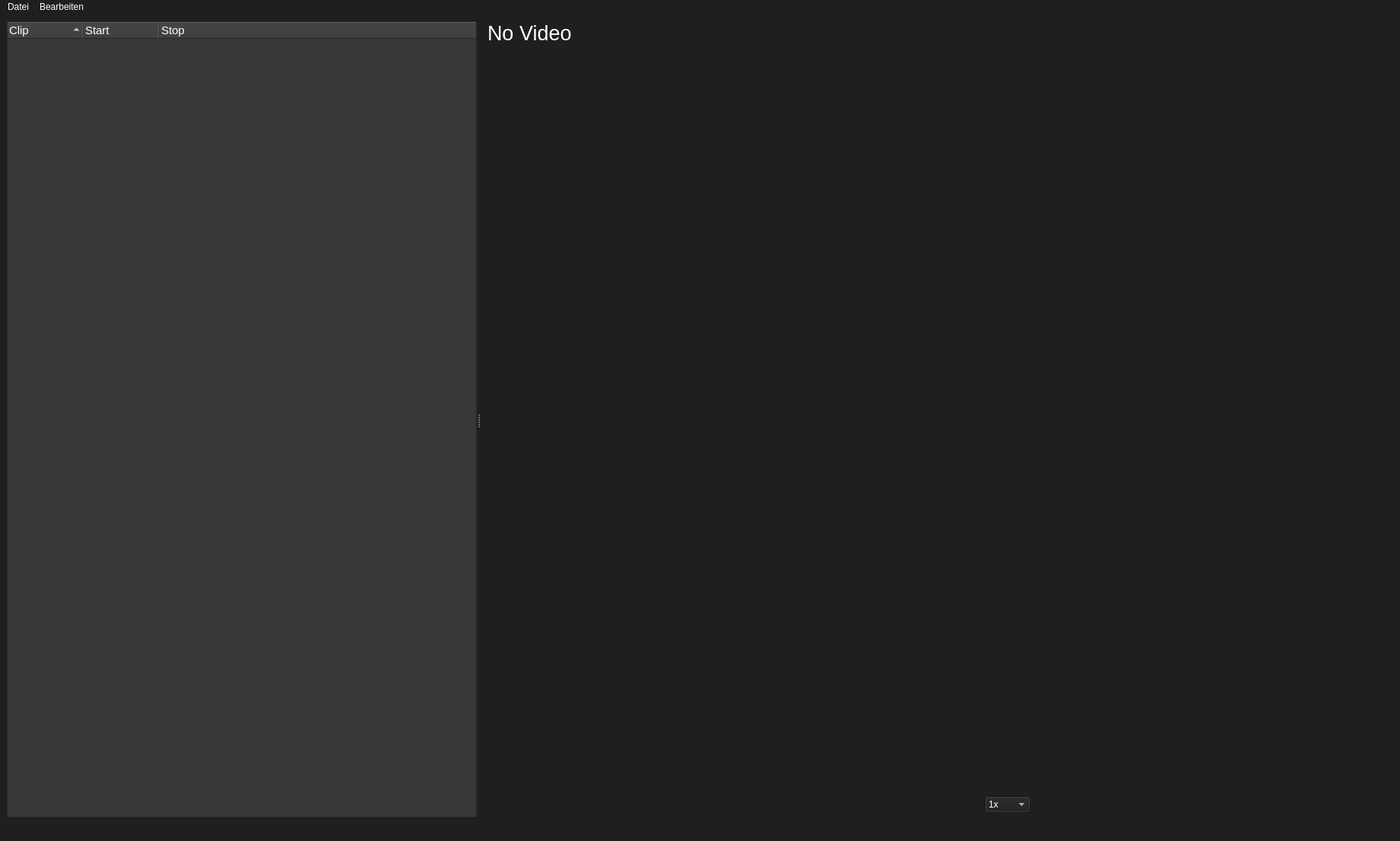
<?xml version="1.0" encoding="UTF-8"?>
<ui version="4.0">
 <class>MainWindow</class>
 <widget class="QMainWindow" name="MainWindow">
  <property name="geometry">
   <rect>
    <x>0</x>
    <y>0</y>
    <width>1841</width>
    <height>1106</height>
   </rect>
  </property>
  <property name="acceptDrops">
   <bool>true</bool>
  </property>
  <property name="windowTitle">
   <string>Video Analyse</string>
  </property>
  <property name="styleSheet">
   <string notr="true">background-color: rgb(31, 31, 31);
color: rgb(255, 255, 255);
font: &quot;SF Pro&quot;;
</string>
  </property>
  <property name="unifiedTitleAndToolBarOnMac">
   <bool>false</bool>
  </property>
  <widget class="QWidget" name="centralwidget">
   <property name="enabled">
    <bool>true</bool>
   </property>
   <property name="mouseTracking">
    <bool>true</bool>
   </property>
   <property name="styleSheet">
    <string notr="true">QPushButton{
border: none;
}</string>
   </property>
   <layout class="QHBoxLayout" name="horizontalLayout">
    <item>
     <widget class="QSplitter" name="splitter">
      <property name="styleSheet">
       <string notr="true">border-color: rgb(0, 0, 0);</string>
      </property>
      <property name="orientation">
       <enum>Qt::Horizontal</enum>
      </property>
      <widget class="TreeWidget" name="treeWidget">
       <property name="sizePolicy">
        <sizepolicy hsizetype="Preferred" vsizetype="Preferred">
         <horstretch>0</horstretch>
         <verstretch>0</verstretch>
        </sizepolicy>
       </property>
       <property name="acceptDrops">
        <bool>true</bool>
       </property>
       <property name="styleSheet">
        <string notr="true">background-color: rgb(55, 55, 55);
gridline-color: rgb(255, 126, 227);
color: rgb(255, 255, 255);
border-color: rgb(40, 40, 40);
font: 15px;
</string>
       </property>
       <property name="frameShape">
        <enum>QFrame::StyledPanel</enum>
       </property>
       <property name="frameShadow">
        <enum>QFrame::Sunken</enum>
       </property>
       <property name="lineWidth">
        <number>4</number>
       </property>
       <property name="midLineWidth">
        <number>1</number>
       </property>
       <property name="sizeAdjustPolicy">
        <enum>QAbstractScrollArea::AdjustIgnored</enum>
       </property>
       <property name="selectionMode">
        <enum>QAbstractItemView::ExtendedSelection</enum>
       </property>
       <property name="sortingEnabled">
        <bool>true</bool>
       </property>
       <attribute name="headerVisible">
        <bool>true</bool>
       </attribute>
       <attribute name="headerCascadingSectionResizes">
        <bool>false</bool>
       </attribute>
       <attribute name="headerHighlightSections">
        <bool>false</bool>
       </attribute>
       <column>
        <property name="text">
         <string>Clip</string>
        </property>
       </column>
       <column>
        <property name="text">
         <string>Start</string>
        </property>
       </column>
       <column>
        <property name="text">
         <string>Stop</string>
        </property>
       </column>
      </widget>
      <widget class="QWidget" name="verticalLayoutWidget">
       <layout class="QVBoxLayout" name="verticalLayout">
        <item>
         <widget class="QLabel" name="titleLabel">
          <property name="font">
           <font>
            <pointsize>20</pointsize>
            <weight>50</weight>
            <italic>false</italic>
            <bold>false</bold>
           </font>
          </property>
          <property name="text">
           <string>No Video</string>
          </property>
          <property name="indent">
           <number>10</number>
          </property>
         </widget>
        </item>
        <item>
         <widget class="VideoWidget" name="videoWidget" native="true">
          <property name="sizePolicy">
           <sizepolicy hsizetype="Expanding" vsizetype="Expanding">
            <horstretch>0</horstretch>
            <verstretch>0</verstretch>
           </sizepolicy>
          </property>
          <property name="acceptDrops">
           <bool>true</bool>
          </property>
         </widget>
        </item>
        <item>
         <layout class="QHBoxLayout" name="horizontalLayout_2">
          <item>
           <widget class="QPushButton" name="soundButton">
            <property name="styleSheet">
             <string notr="true">padding: 5px</string>
            </property>
            <property name="text">
             <string/>
            </property>
            <property name="icon">
             <iconset resource="resources.qrc">
              <normaloff>:/icons/speaker.wave.3.fill.on.png</normaloff>
              <normalon>:/icons/speaker.wave.3.fill.png</normalon>:/icons/speaker.wave.3.fill.on.png</iconset>
            </property>
            <property name="iconSize">
             <size>
              <width>32</width>
              <height>32</height>
             </size>
            </property>
            <property name="shortcut">
             <string>M</string>
            </property>
            <property name="checkable">
             <bool>true</bool>
            </property>
            <property name="checked">
             <bool>false</bool>
            </property>
            <property name="autoDefault">
             <bool>false</bool>
            </property>
            <property name="default">
             <bool>false</bool>
            </property>
            <property name="flat">
             <bool>false</bool>
            </property>
           </widget>
          </item>
          <item>
           <spacer name="horizontalSpacer_2">
            <property name="orientation">
             <enum>Qt::Horizontal</enum>
            </property>
            <property name="sizeHint" stdset="0">
             <size>
              <width>40</width>
              <height>20</height>
             </size>
            </property>
           </spacer>
          </item>
          <item>
           <widget class="QPushButton" name="backwardButton">
            <property name="styleSheet">
             <string notr="true">padding-left: 100px</string>
            </property>
            <property name="text">
             <string/>
            </property>
            <property name="icon">
             <iconset resource="resources.qrc">
              <normaloff>:/icons/backward.fill.png</normaloff>:/icons/backward.fill.png</iconset>
            </property>
            <property name="iconSize">
             <size>
              <width>32</width>
              <height>16</height>
             </size>
            </property>
            <property name="shortcut">
             <string>Ctrl+Left</string>
            </property>
            <property name="flat">
             <bool>true</bool>
            </property>
           </widget>
          </item>
          <item>
           <widget class="QPushButton" name="playPauseButton">
            <property name="font">
             <font>
              <family>SF Pro Rounded</family>
              <weight>50</weight>
              <italic>false</italic>
              <bold>false</bold>
             </font>
            </property>
            <property name="autoFillBackground">
             <bool>false</bool>
            </property>
            <property name="text">
             <string/>
            </property>
            <property name="icon">
             <iconset resource="resources.qrc">
              <normaloff>:/icons/custom.play.fill.png</normaloff>
              <normalon>:/icons/pause.fill.png</normalon>:/icons/custom.play.fill.png</iconset>
            </property>
            <property name="iconSize">
             <size>
              <width>25</width>
              <height>25</height>
             </size>
            </property>
            <property name="shortcut">
             <string>Space</string>
            </property>
            <property name="checkable">
             <bool>true</bool>
            </property>
            <property name="checked">
             <bool>false</bool>
            </property>
            <property name="flat">
             <bool>true</bool>
            </property>
           </widget>
          </item>
          <item>
           <widget class="QPushButton" name="forwardButton">
            <property name="styleSheet">
             <string notr="true"/>
            </property>
            <property name="text">
             <string/>
            </property>
            <property name="icon">
             <iconset resource="resources.qrc">
              <normaloff>:/icons/forward.fill.png</normaloff>:/icons/forward.fill.png</iconset>
            </property>
            <property name="iconSize">
             <size>
              <width>32</width>
              <height>16</height>
             </size>
            </property>
            <property name="shortcut">
             <string>Ctrl+Right</string>
            </property>
            <property name="flat">
             <bool>true</bool>
            </property>
           </widget>
          </item>
          <item>
           <widget class="QLabel" name="label">
            <property name="text">
             <string/>
            </property>
            <property name="pixmap">
             <pixmap>../../.designer/backup/icons/gauge.open.with.lines.needle.33percent.svg</pixmap>
            </property>
           </widget>
          </item>
          <item>
           <widget class="QComboBox" name="speedBox">
            <property name="currentIndex">
             <number>2</number>
            </property>
            <property name="sizeAdjustPolicy">
             <enum>QComboBox::AdjustToContentsOnFirstShow</enum>
            </property>
            <property name="iconSize">
             <size>
              <width>16</width>
              <height>16</height>
             </size>
            </property>
            <property name="frame">
             <bool>true</bool>
            </property>
            <item>
             <property name="text">
              <string>0.25x</string>
             </property>
            </item>
            <item>
             <property name="text">
              <string>0.5x</string>
             </property>
            </item>
            <item>
             <property name="text">
              <string>1x</string>
             </property>
            </item>
            <item>
             <property name="text">
              <string>2x</string>
             </property>
            </item>
           </widget>
          </item>
          <item>
           <spacer name="horizontalSpacer">
            <property name="orientation">
             <enum>Qt::Horizontal</enum>
            </property>
            <property name="sizeHint" stdset="0">
             <size>
              <width>40</width>
              <height>20</height>
             </size>
            </property>
           </spacer>
          </item>
          <item>
           <widget class="QPushButton" name="clipButton">
            <property name="enabled">
             <bool>true</bool>
            </property>
            <property name="font">
             <font>
              <family>SF Pro Text</family>
              <pointsize>20</pointsize>
              <weight>50</weight>
              <italic>false</italic>
              <bold>false</bold>
             </font>
            </property>
            <property name="styleSheet">
             <string notr="true">padding-right: 5px</string>
            </property>
            <property name="text">
             <string/>
            </property>
            <property name="icon">
             <iconset resource="resources.qrc">
              <normaloff>:/icons/record.circle.png</normaloff>
              <normalon>:/icons/record.circle.action.png</normalon>:/icons/record.circle.png</iconset>
            </property>
            <property name="iconSize">
             <size>
              <width>26</width>
              <height>26</height>
             </size>
            </property>
            <property name="shortcut">
             <string>Ctrl+R</string>
            </property>
            <property name="checkable">
             <bool>true</bool>
            </property>
            <property name="checked">
             <bool>false</bool>
            </property>
            <property name="default">
             <bool>false</bool>
            </property>
            <property name="flat">
             <bool>true</bool>
            </property>
           </widget>
          </item>
         </layout>
        </item>
       </layout>
      </widget>
     </widget>
    </item>
   </layout>
  </widget>
  <widget class="QMenuBar" name="menubar">
   <property name="geometry">
    <rect>
     <x>0</x>
     <y>0</y>
     <width>1841</width>
     <height>24</height>
    </rect>
   </property>
   <widget class="QMenu" name="menuFile">
    <property name="font">
     <font>
      <family>SF Pro</family>
      <pointsize>14</pointsize>
      <weight>50</weight>
      <italic>false</italic>
      <bold>false</bold>
     </font>
    </property>
    <property name="tearOffEnabled">
     <bool>false</bool>
    </property>
    <property name="title">
     <string>Datei</string>
    </property>
    <property name="separatorsCollapsible">
     <bool>false</bool>
    </property>
    <addaction name="actionLoad_Video"/>
    <addaction name="actionAnalyse_laden"/>
    <addaction name="actionAnalyse_speichern"/>
    <addaction name="actionClips_Exportieren"/>
    <addaction name="actionVideo_Exportieren"/>
   </widget>
   <widget class="QMenu" name="menuBearbeiten">
    <property name="font">
     <font>
      <family>SF Pro</family>
      <pointsize>14</pointsize>
      <weight>50</weight>
      <italic>false</italic>
      <bold>false</bold>
     </font>
    </property>
    <property name="title">
     <string>Bearbeiten</string>
    </property>
    <addaction name="actionAnalyse_entfernen"/>
   </widget>
   <addaction name="menuFile"/>
   <addaction name="menuBearbeiten"/>
  </widget>
  <widget class="QStatusBar" name="statusbar"/>
  <action name="actionLoad_Video">
   <property name="text">
    <string>Video laden</string>
   </property>
   <property name="shortcut">
    <string>Ctrl+O</string>
   </property>
  </action>
  <action name="actionAnalyse_laden">
   <property name="text">
    <string>Analyse laden</string>
   </property>
   <property name="shortcut">
    <string>Ctrl+Shift+O</string>
   </property>
  </action>
  <action name="actionAnalyse_speichern">
   <property name="text">
    <string>Analyse speichern</string>
   </property>
   <property name="shortcut">
    <string>Ctrl+S</string>
   </property>
  </action>
  <action name="actionClips_Exportieren">
   <property name="text">
    <string>Clips Exportieren</string>
   </property>
   <property name="shortcut">
    <string>Ctrl+E</string>
   </property>
  </action>
  <action name="actionAnalyse_entfernen">
   <property name="text">
    <string>Analyse entfernen</string>
   </property>
  </action>
  <action name="actionVideo_Exportieren">
   <property name="text">
    <string>Video Exportieren</string>
   </property>
   <property name="shortcut">
    <string>Ctrl+Shift+E</string>
   </property>
  </action>
 </widget>
 <customwidgets>
  <customwidget>
   <class>VideoWidget</class>
   <extends>QWidget</extends>
   <header>videowidget.h</header>
   <container>1</container>
  </customwidget>
  <customwidget>
   <class>TreeWidget</class>
   <extends>QTreeWidget</extends>
   <header>treewidget.h</header>
  </customwidget>
 </customwidgets>
 <resources>
  <include location="resources.qrc"/>
 </resources>
 <connections/>
</ui>
